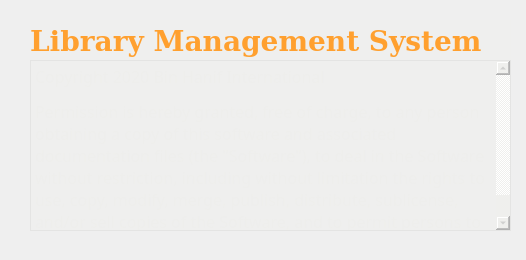
<?xml version="1.0" encoding="UTF-8"?>
<ui version="4.0">
 <class>MainWindow</class>
 <widget class="QMainWindow" name="MainWindow">
  <property name="geometry">
   <rect>
    <x>0</x>
    <y>0</y>
    <width>526</width>
    <height>260</height>
   </rect>
  </property>
  <property name="minimumSize">
   <size>
    <width>0</width>
    <height>0</height>
   </size>
  </property>
  <property name="maximumSize">
   <size>
    <width>880</width>
    <height>420</height>
   </size>
  </property>
  <property name="windowTitle">
   <string>Splash screen - Omar Othman</string>
  </property>
  <property name="styleSheet">
   <string notr="true">QToolTip
{
    border: 1px solid #76797C;
    background-color: rgb(90, 102, 117);;
    color: white;
    padding: 5px;
    opacity: 200;
}

QWidget
{
    color: #eff0f1;
    background-color: #31363b;
    selection-background-color:#3daee9;
    selection-color: #eff0f1;
    background-clip: border;
    border-image: none;
    border: 0px transparent black;
    outline: 0;
}

QWidget:item:hover
{
    background-color: #18465d;
    color: #eff0f1;
}

QWidget:item:selected
{
    background-color: #18465d;
}

QCheckBox
{
    spacing: 5px;
    outline: none;
    color: #eff0f1;
    margin-bottom: 2px;
}

QCheckBox:disabled
{
    color: #76797C;
}

QCheckBox::indicator,
QGroupBox::indicator
{
    width: 18px;
    height: 18px;
}
QGroupBox::indicator
{
    margin-left: 2px;
}

QCheckBox::indicator:unchecked
{
    image: url(:/qss_icons/rc/checkbox_unchecked.png);
}

QCheckBox::indicator:unchecked:hover,
QCheckBox::indicator:unchecked:focus,
QCheckBox::indicator:unchecked:pressed,
QGroupBox::indicator:unchecked:hover,
QGroupBox::indicator:unchecked:focus,
QGroupBox::indicator:unchecked:pressed
{
  border: none;
    image: url(:/qss_icons/rc/checkbox_unchecked_focus.png);
}

QCheckBox::indicator:checked
{
    image: url(:/qss_icons/rc/checkbox_checked.png);
}

QCheckBox::indicator:checked:hover,
QCheckBox::indicator:checked:focus,
QCheckBox::indicator:checked:pressed,
QGroupBox::indicator:checked:hover,
QGroupBox::indicator:checked:focus,
QGroupBox::indicator:checked:pressed
{
  border: none;
    image: url(:/qss_icons/rc/checkbox_checked_focus.png);
}


QCheckBox::indicator:indeterminate
{
    image: url(:/qss_icons/rc/checkbox_indeterminate.png);
}

QCheckBox::indicator:indeterminate:focus,
QCheckBox::indicator:indeterminate:hover,
QCheckBox::indicator:indeterminate:pressed
{
    image: url(:/qss_icons/rc/checkbox_indeterminate_focus.png);
}

QCheckBox::indicator:checked:disabled,
QGroupBox::indicator:checked:disabled
{
    image: url(:/qss_icons/rc/checkbox_checked_disabled.png);
}

QCheckBox::indicator:unchecked:disabled,
QGroupBox::indicator:unchecked:disabled
{
    image: url(:/qss_icons/rc/checkbox_unchecked_disabled.png);
}

QRadioButton
{
    spacing: 5px;
    outline: none;
    color: #eff0f1;
    margin-bottom: 2px;
}

QRadioButton:disabled
{
    color: #76797C;
}
QRadioButton::indicator
{
    width: 21px;
    height: 21px;
}

QRadioButton::indicator:unchecked
{
    image: url(:/qss_icons/rc/radio_unchecked.png);
}


QRadioButton::indicator:unchecked:hover,
QRadioButton::indicator:unchecked:focus,
QRadioButton::indicator:unchecked:pressed
{
    border: none;
    outline: none;
    image: url(:/qss_icons/rc/radio_unchecked_focus.png);
}

QRadioButton::indicator:checked
{
    border: none;
    outline: none;
    image: url(:/qss_icons/rc/radio_checked.png);
}

QRadioButton::indicator:checked:hover,
QRadioButton::indicator:checked:focus,
QRadioButton::indicator:checked:pressed
{
    border: none;
    outline: none;
    image: url(:/qss_icons/rc/radio_checked_focus.png);
}

QRadioButton::indicator:checked:disabled
{
    outline: none;
    image: url(:/qss_icons/rc/radio_checked_disabled.png);
}

QRadioButton::indicator:unchecked:disabled
{
    image: url(:/qss_icons/rc/radio_unchecked_disabled.png);
}


QMenuBar
{
    background-color: #31363b;
    color: #eff0f1;
}

QMenuBar::item
{
    background: transparent;
}

QMenuBar::item:selected
{
    background: transparent;
    border: 1px solid #76797C;
}

QMenuBar::item:pressed
{
    border: 1px solid #76797C;
    background-color: #3daee9;
    color: #eff0f1;
    margin-bottom:-1px;
    padding-bottom:1px;
}

QMenu
{
    border: 1px solid #76797C;
    color: #eff0f1;
    margin: 2px;
}

QMenu::icon
{
    margin: 5px;
}

QMenu::item
{
    padding: 5px 30px 5px 30px;
    border: 1px solid transparent; /* reserve space for selection border */
}

QMenu::item:selected
{
    color: #eff0f1;
}

QMenu::separator {
    height: 2px;
    background: lightblue;
    margin-left: 10px;
    margin-right: 5px;
}

QMenu::indicator {
    width: 18px;
    height: 18px;
}

/* non-exclusive indicator = check box style indicator
   (see QActionGroup::setExclusive) */
QMenu::indicator:non-exclusive:unchecked {
    image: url(:/qss_icons/rc/checkbox_unchecked.png);
}

QMenu::indicator:non-exclusive:unchecked:selected {
    image: url(:/qss_icons/rc/checkbox_unchecked_disabled.png);
}

QMenu::indicator:non-exclusive:checked {
    image: url(:/qss_icons/rc/checkbox_checked.png);
}

QMenu::indicator:non-exclusive:checked:selected {
    image: url(:/qss_icons/rc/checkbox_checked_disabled.png);
}

/* exclusive indicator = radio button style indicator (see QActionGroup::setExclusive) */
QMenu::indicator:exclusive:unchecked {
    image: url(:/qss_icons/rc/radio_unchecked.png);
}

QMenu::indicator:exclusive:unchecked:selected {
    image: url(:/qss_icons/rc/radio_unchecked_disabled.png);
}

QMenu::indicator:exclusive:checked {
    image: url(:/qss_icons/rc/radio_checked.png);
}

QMenu::indicator:exclusive:checked:selected {
    image: url(:/qss_icons/rc/radio_checked_disabled.png);
}

QMenu::right-arrow {
    margin: 5px;
    image: url(:/qss_icons/rc/right_arrow.png)
}


QWidget:disabled
{
    color: #454545;
    background-color: #31363b;
}

QAbstractItemView
{
    alternate-background-color: #31363b;
    color: #eff0f1;
    border: 1px solid 3A3939;
    border-radius: 2px;
}

QWidget:focus, QMenuBar:focus
{
    border: 1px solid #3daee9;
}

QTabWidget:focus, QCheckBox:focus, QRadioButton:focus, QSlider:focus
{
    border: none;
}

QLineEdit
{
    background-color: #232629;
    padding: 5px;
    border-style: solid;
    border: 1px solid #76797C;
    border-radius: 2px;
    color: #eff0f1;
}

QAbstractItemView QLineEdit
{
    padding: 0;
}

QGroupBox {
    border:1px solid #76797C;
    border-radius: 2px;
    margin-top: 20px;
}

QGroupBox::title {
    subcontrol-origin: margin;
    subcontrol-position: top center;
    padding-left: 10px;
    padding-right: 10px;
    padding-top: 10px;
}

QAbstractScrollArea
{
    border-radius: 2px;
    border: 1px solid #76797C;
    background-color: transparent;
}

QScrollBar:horizontal
{
    height: 15px;
    margin: 3px 15px 3px 15px;
    border: 1px transparent #2A2929;
    border-radius: 4px;
    background-color: #2A2929;
}

QScrollBar::handle:horizontal
{
    background-color: #605F5F;
    min-width: 5px;
    border-radius: 4px;
}

QScrollBar::add-line:horizontal
{
    margin: 0px 3px 0px 3px;
    border-image: url(:/qss_icons/rc/right_arrow_disabled.png);
    width: 10px;
    height: 10px;
    subcontrol-position: right;
    subcontrol-origin: margin;
}

QScrollBar::sub-line:horizontal
{
    margin: 0px 3px 0px 3px;
    border-image: url(:/qss_icons/rc/left_arrow_disabled.png);
    height: 10px;
    width: 10px;
    subcontrol-position: left;
    subcontrol-origin: margin;
}

QScrollBar::add-line:horizontal:hover,QScrollBar::add-line:horizontal:on
{
    border-image: url(:/qss_icons/rc/right_arrow.png);
    height: 10px;
    width: 10px;
    subcontrol-position: right;
    subcontrol-origin: margin;
}


QScrollBar::sub-line:horizontal:hover, QScrollBar::sub-line:horizontal:on
{
    border-image: url(:/qss_icons/rc/left_arrow.png);
    height: 10px;
    width: 10px;
    subcontrol-position: left;
    subcontrol-origin: margin;
}

QScrollBar::up-arrow:horizontal, QScrollBar::down-arrow:horizontal
{
    background: none;
}


QScrollBar::add-page:horizontal, QScrollBar::sub-page:horizontal
{
    background: none;
}

QScrollBar:vertical
{
    background-color: #2A2929;
    width: 15px;
    margin: 15px 3px 15px 3px;
    border: 1px transparent #2A2929;
    border-radius: 4px;
}

QScrollBar::handle:vertical
{
    background-color: #605F5F;
    min-height: 5px;
    border-radius: 4px;
}

QScrollBar::sub-line:vertical
{
    margin: 3px 0px 3px 0px;
    border-image: url(:/qss_icons/rc/up_arrow_disabled.png);
    height: 10px;
    width: 10px;
    subcontrol-position: top;
    subcontrol-origin: margin;
}

QScrollBar::add-line:vertical
{
    margin: 3px 0px 3px 0px;
    border-image: url(:/qss_icons/rc/down_arrow_disabled.png);
    height: 10px;
    width: 10px;
    subcontrol-position: bottom;
    subcontrol-origin: margin;
}

QScrollBar::sub-line:vertical:hover,QScrollBar::sub-line:vertical:on
{

    border-image: url(:/qss_icons/rc/up_arrow.png);
    height: 10px;
    width: 10px;
    subcontrol-position: top;
    subcontrol-origin: margin;
}


QScrollBar::add-line:vertical:hover, QScrollBar::add-line:vertical:on
{
    border-image: url(:/qss_icons/rc/down_arrow.png);
    height: 10px;
    width: 10px;
    subcontrol-position: bottom;
    subcontrol-origin: margin;
}

QScrollBar::up-arrow:vertical, QScrollBar::down-arrow:vertical
{
    background: none;
}


QScrollBar::add-page:vertical, QScrollBar::sub-page:vertical
{
    background: none;
}

QTextEdit
{
    background-color: #232629;
    color: #eff0f1;
    border: 1px solid #76797C;
}

QPlainTextEdit
{
    background-color: #232629;;
    color: #eff0f1;
    border-radius: 2px;
    border: 1px solid #76797C;
}

QHeaderView::section
{
    background-color: #76797C;
    color: #eff0f1;
    padding: 5px;
    border: 1px solid #76797C;
}

QSizeGrip {
    image: url(:/qss_icons/rc/sizegrip.png);
    width: 12px;
    height: 12px;
}


QMainWindow::separator
{
    background-color: #31363b;
    color: white;
    padding-left: 4px;
    spacing: 2px;
    border: 1px dashed #76797C;
}

QMainWindow::separator:hover
{

    background-color: #787876;
    color: white;
    padding-left: 4px;
    border: 1px solid #76797C;
    spacing: 2px;
}


QMenu::separator
{
    height: 1px;
    background-color: #76797C;
    color: white;
    padding-left: 4px;
    margin-left: 10px;
    margin-right: 5px;
}


QFrame
{
    border-radius: 2px;
    border: 1px solid #76797C;
}

QFrame[frameShape=&quot;0&quot;]
{
    border-radius: 2px;
    border: 1px transparent #76797C;
}

QStackedWidget
{
    border: 1px transparent black;
}

QToolBar {
    border: 1px transparent #393838;
    background: 1px solid #31363b;
    font-weight: bold;
}

QToolBar::handle:horizontal {
    image: url(:/qss_icons/rc/Hmovetoolbar.png);
}
QToolBar::handle:vertical {
    image: url(:/qss_icons/rc/Vmovetoolbar.png);
}
QToolBar::separator:horizontal {
    image: url(:/qss_icons/rc/Hsepartoolbar.png);
}
QToolBar::separator:vertical {
    image: url(:/qss_icons/rc/Vsepartoolbar.png);
}
QToolButton#qt_toolbar_ext_button {
    background: #58595a
}

QPushButton
{
    color: #eff0f1;
    background-color: #31363b;
    border-width: 1px;
    border-color: #76797C;
    border-style: solid;
    padding: 5px;
    border-radius: 2px;
    outline: none;
}

QPushButton:disabled
{
    background-color: #31363b;
    border-width: 1px;
    border-color: #454545;
    border-style: solid;
    padding-top: 5px;
    padding-bottom: 5px;
    padding-left: 10px;
    padding-right: 10px;
    border-radius: 2px;
    color: #454545;
}

QPushButton:focus {
    background-color: #3daee9;
    color: white;
}

QPushButton:pressed
{
    background-color: #3daee9;
    padding-top: -15px;
    padding-bottom: -17px;
}

QComboBox
{
    selection-background-color: #3daee9;
    border-style: solid;
    border: 1px solid #76797C;
    border-radius: 2px;
    padding: 5px;
    min-width: 75px;
}

QPushButton:checked{
    background-color: #76797C;
    border-color: #6A6969;
}

QComboBox:hover,QPushButton:hover,QAbstractSpinBox:hover,QLineEdit:hover,QTextEdit:hover,QPlainTextEdit:hover,QAbstractView:hover,QTreeView:hover
{
    border: 1px solid #3daee9;
    color: #eff0f1;
}

QComboBox:on
{
    padding-top: 3px;
    padding-left: 4px;
    selection-background-color: #4a4a4a;
}

QComboBox QAbstractItemView
{
    background-color: #232629;
    border-radius: 2px;
    border: 1px solid #76797C;
    selection-background-color: #18465d;
}

QComboBox::drop-down
{
    subcontrol-origin: padding;
    subcontrol-position: top right;
    width: 15px;

    border-left-width: 0px;
    border-left-color: darkgray;
    border-left-style: solid;
    border-top-right-radius: 3px;
    border-bottom-right-radius: 3px;
}

QComboBox::down-arrow
{
    image: url(:/qss_icons/rc/down_arrow_disabled.png);
}

QComboBox::down-arrow:on, QComboBox::down-arrow:hover,
QComboBox::down-arrow:focus
{
    image: url(:/qss_icons/rc/down_arrow.png);
}

QAbstractSpinBox {
    padding: 5px;
    border: 1px solid #76797C;
    background-color: #232629;
    color: #eff0f1;
    border-radius: 2px;
    min-width: 75px;
}

QAbstractSpinBox:up-button
{
    background-color: transparent;
    subcontrol-origin: border;
    subcontrol-position: center right;
}

QAbstractSpinBox:down-button
{
    background-color: transparent;
    subcontrol-origin: border;
    subcontrol-position: center left;
}

QAbstractSpinBox::up-arrow,QAbstractSpinBox::up-arrow:disabled,QAbstractSpinBox::up-arrow:off {
    image: url(:/qss_icons/rc/up_arrow_disabled.png);
    width: 10px;
    height: 10px;
}
QAbstractSpinBox::up-arrow:hover
{
    image: url(:/qss_icons/rc/up_arrow.png);
}


QAbstractSpinBox::down-arrow,QAbstractSpinBox::down-arrow:disabled,QAbstractSpinBox::down-arrow:off
{
    image: url(:/qss_icons/rc/down_arrow_disabled.png);
    width: 10px;
    height: 10px;
}
QAbstractSpinBox::down-arrow:hover
{
    image: url(:/qss_icons/rc/down_arrow.png);
}


QLabel
{
    border: 0px solid black;
}

QTabWidget{
    border: 0px transparent black;
}

QTabWidget::pane {
    border: 1px solid #76797C;
    padding: 5px;
    margin: 0px;
}

QTabWidget::tab-bar {
    left: 5px; /* move to the right by 5px */
}

QTabBar
{
    qproperty-drawBase: 0;
    border-radius: 3px;
}

QTabBar:focus
{
    border: 0px transparent black;
}

QTabBar::close-button  {
    image: url(:/qss_icons/rc/close.png);
    background: transparent;
}

QTabBar::close-button:hover
{
    image: url(:/qss_icons/rc/close-hover.png);
    background: transparent;
}

QTabBar::close-button:pressed {
    image: url(:/qss_icons/rc/close-pressed.png);
    background: transparent;
}

/* TOP TABS */
QTabBar::tab:top {
    color: #eff0f1;
    border: 1px solid #76797C;
    border-bottom: 1px transparent black;
    background-color: #31363b;
    padding: 5px;
    min-width: 50px;
    border-top-left-radius: 2px;
    border-top-right-radius: 2px;
}

QTabBar::tab:top:!selected
{
    color: #eff0f1;
    background-color: #54575B;
    border: 1px solid #76797C;
    border-bottom: 1px transparent black;
    border-top-left-radius: 2px;
    border-top-right-radius: 2px;
}

QTabBar::tab:top:!selected:hover {
    background-color: #3daee9;
}

/* BOTTOM TABS */
QTabBar::tab:bottom {
    color: #eff0f1;
    border: 1px solid #76797C;
    border-top: 1px transparent black;
    background-color: #31363b;
    padding: 5px;
    border-bottom-left-radius: 2px;
    border-bottom-right-radius: 2px;
    min-width: 50px;
}

QTabBar::tab:bottom:!selected
{
    color: #eff0f1;
    background-color: #54575B;
    border: 1px solid #76797C;
    border-top: 1px transparent black;
    border-bottom-left-radius: 2px;
    border-bottom-right-radius: 2px;
}

QTabBar::tab:bottom:!selected:hover {
    background-color: #3daee9;
}

/* LEFT TABS */
QTabBar::tab:left {
    color: #eff0f1;
    border: 1px solid #76797C;
    border-left: 1px transparent black;
    background-color: #31363b;
    padding: 5px;
    border-top-right-radius: 2px;
    border-bottom-right-radius: 2px;
    min-height: 50px;
}

QTabBar::tab:left:!selected
{
    color: #eff0f1;
    background-color: #54575B;
    border: 1px solid #76797C;
    border-left: 1px transparent black;
    border-top-right-radius: 2px;
    border-bottom-right-radius: 2px;
}

QTabBar::tab:left:!selected:hover {
    background-color: #3daee9;
}


/* RIGHT TABS */
QTabBar::tab:right {
    color: #eff0f1;
    border: 1px solid #76797C;
    border-right: 1px transparent black;
    background-color: #31363b;
    padding: 5px;
    border-top-left-radius: 2px;
    border-bottom-left-radius: 2px;
    min-height: 50px;
}

QTabBar::tab:right:!selected
{
    color: #eff0f1;
    background-color: #54575B;
    border: 1px solid #76797C;
    border-right: 1px transparent black;
    border-top-left-radius: 2px;
    border-bottom-left-radius: 2px;
}

QTabBar::tab:right:!selected:hover {
    background-color: #3daee9;
}

QTabBar QToolButton::right-arrow:enabled {
     image: url(:/qss_icons/rc/right_arrow.png);
 }

 QTabBar QToolButton::left-arrow:enabled {
     image: url(:/qss_icons/rc/left_arrow.png);
 }

QTabBar QToolButton::right-arrow:disabled {
     image: url(:/qss_icons/rc/right_arrow_disabled.png);
 }

 QTabBar QToolButton::left-arrow:disabled {
     image: url(:/qss_icons/rc/left_arrow_disabled.png);
 }


QDockWidget {
    background: #31363b;
    border: 1px solid #403F3F;
    titlebar-close-icon: url(:/qss_icons/rc/close.png);
    titlebar-normal-icon: url(:/qss_icons/rc/undock.png);
}

QDockWidget::close-button, QDockWidget::float-button {
    border: 1px solid transparent;
    border-radius: 2px;
    background: transparent;
}

QDockWidget::close-button:hover, QDockWidget::float-button:hover {
    background: rgba(255, 255, 255, 10);
}

QDockWidget::close-button:pressed, QDockWidget::float-button:pressed {
    padding: 1px -1px -1px 1px;
    background: rgba(255, 255, 255, 10);
}

QTreeView, QListView
{
    border: 1px solid #76797C;
    background-color: #232629;
}

QTreeView:branch:selected, QTreeView:branch:hover
{
    background: url(:/qss_icons/rc/transparent.png);
}

QTreeView::branch:has-siblings:!adjoins-item {
    border-image: url(:/qss_icons/rc/transparent.png);
}

QTreeView::branch:has-siblings:adjoins-item {
    border-image: url(:/qss_icons/rc/transparent.png);
}

QTreeView::branch:!has-children:!has-siblings:adjoins-item {
    border-image: url(:/qss_icons/rc/transparent.png);
}

QTreeView::branch:has-children:!has-siblings:closed,
QTreeView::branch:closed:has-children:has-siblings {
    image: url(:/qss_icons/rc/branch_closed.png);
}

QTreeView::branch:open:has-children:!has-siblings,
QTreeView::branch:open:has-children:has-siblings  {
    image: url(:/qss_icons/rc/branch_open.png);
}

QTreeView::branch:has-children:!has-siblings:closed:hover,
QTreeView::branch:closed:has-children:has-siblings:hover {
    image: url(:/qss_icons/rc/branch_closed-on.png);
    }

QTreeView::branch:open:has-children:!has-siblings:hover,
QTreeView::branch:open:has-children:has-siblings:hover  {
    image: url(:/qss_icons/rc/branch_open-on.png);
    }

QListView::item:!selected:hover, QTreeView::item:!selected:hover  {
    background: #18465d;
    outline: 0;
    color: #eff0f1
}

QListView::item:selected:hover, QTreeView::item:selected:hover  {
    background: #287399;
    color: #eff0f1;
}

QTreeView::indicator:checked, QListView::indicator:checked
{
    image: url(:/qss_icons/rc/checkbox_checked.png);
}

QTreeView::indicator:checked, QListView::indicator:checked
{
    image: url(:/qss_icons/rc/checkbox_unchecked.png);
}

QTreeView::indicator:checked:hover,
QTreeView::indicator:checked:focus,
QTreeView::indicator:checked:pressed,
QListView::indicator:checked:hover,
QListView::indicator:checked:focus,
QListView::indicator:checked:pressed
{
    image: url(:/qss_icons/rc/checkbox_checked_focus.png);
}

QTreeView::indicator:unchecked:hover,
QTreeView::indicator:unchecked:focus,
QTreeView::indicator:unchecked:pressed,
QListView::indicator:unchecked:hover,
QListView::indicator:unchecked:focus,
QListView::indicator:unchecked:pressed
{
    image: url(:/qss_icons/rc/checkbox_unchecked_focus.png);
}

QSlider::groove:horizontal {
    border: 1px solid #565a5e;
    height: 4px;
    background: #565a5e;
    margin: 0px;
    border-radius: 2px;
}

QSlider::handle:horizontal {
    background: #232629;
    border: 1px solid #565a5e;
    width: 16px;
    height: 16px;
    margin: -8px 0;
    border-radius: 9px;
}

QSlider::groove:vertical {
    border: 1px solid #565a5e;
    width: 4px;
    background: #565a5e;
    margin: 0px;
    border-radius: 3px;
}

QSlider::handle:vertical {
    background: #232629;
    border: 1px solid #565a5e;
    width: 16px;
    height: 16px;
    margin: 0 -8px;
    border-radius: 9px;
}

QToolButton {
    background-color: transparent;
    border: 1px transparent #76797C;
    border-radius: 2px;
    margin: 3px;
    padding: 5px;
}

QToolButton[popupMode=&quot;1&quot;] { /* only for MenuButtonPopup */
 padding-right: 20px; /* make way for the popup button */
 border: 1px #76797C;
 border-radius: 5px;
}

QToolButton[popupMode=&quot;2&quot;] { /* only for InstantPopup */
 padding-right: 10px; /* make way for the popup button */
 border: 1px #76797C;
}


QToolButton:hover, QToolButton::menu-button:hover {
    background-color: transparent;
    border: 1px solid #3daee9;
    padding: 5px;
}

QToolButton:checked, QToolButton:pressed,
        QToolButton::menu-button:pressed {
    background-color: #3daee9;
    border: 1px solid #3daee9;
    padding: 5px;
}

/* the subcontrol below is used only in the InstantPopup or DelayedPopup mode */
QToolButton::menu-indicator {
    image: url(:/qss_icons/rc/down_arrow.png);
    top: -7px; left: -2px; /* shift it a bit */
}

/* the subcontrols below are used only in the MenuButtonPopup mode */
QToolButton::menu-button {
    border: 1px transparent #76797C;
    border-top-right-radius: 6px;
    border-bottom-right-radius: 6px;
    /* 16px width + 4px for border = 20px allocated above */
    width: 16px;
    outline: none;
}

QToolButton::menu-arrow {
    image: url(:/qss_icons/rc/down_arrow.png);
}

QToolButton::menu-arrow:open {
    border: 1px solid #76797C;
}

QPushButton::menu-indicator  {
    subcontrol-origin: padding;
    subcontrol-position: bottom right;
    left: 8px;
}

QTableView
{
    border: 1px solid #76797C;
    gridline-color: #31363b;
    background-color: #232629;
}


QTableView, QHeaderView
{
    border-radius: 0px;
}

QTableView::item:pressed, QListView::item:pressed, QTreeView::item:pressed  {
    background: #18465d;
    color: #eff0f1;
}

QTableView::item:selected:active, QTreeView::item:selected:active, QListView::item:selected:active  {
    background: #287399;
    color: #eff0f1;
}


QHeaderView
{
    background-color: #31363b;
    border: 1px transparent;
    border-radius: 0px;
    margin: 0px;
    padding: 0px;

}

QHeaderView::section  {
    background-color: #31363b;
    color: #eff0f1;
    padding: 5px;
    border: 1px solid #76797C;
    border-radius: 0px;
    text-align: center;
}

QHeaderView::section::vertical::first, QHeaderView::section::vertical::only-one
{
    border-top: 1px solid #76797C;
}

QHeaderView::section::vertical
{
    border-top: transparent;
}

QHeaderView::section::horizontal::first, QHeaderView::section::horizontal::only-one
{
    border-left: 1px solid #76797C;
}

QHeaderView::section::horizontal
{
    border-left: transparent;
}


QHeaderView::section:checked
 {
    color: white;
    background-color: #334e5e;
 }

 /* style the sort indicator */
QHeaderView::down-arrow {
    image: url(:/qss_icons/rc/down_arrow.png);
}

QHeaderView::up-arrow {
    image: url(:/qss_icons/rc/up_arrow.png);
}


QTableCornerButton::section {
    background-color: #31363b;
    border: 1px transparent #76797C;
    border-radius: 0px;
}

QToolBox  {
    padding: 5px;
    border: 1px transparent black;
}

QToolBox::tab {
    color: #eff0f1;
    background-color: #31363b;
    border: 1px solid #76797C;
    border-bottom: 1px transparent #31363b;
    border-top-left-radius: 5px;
    border-top-right-radius: 5px;
}

QToolBox::tab:selected { /* italicize selected tabs */
    font: italic;
    background-color: #31363b;
    border-color: #3daee9;
 }

QStatusBar::item {
    border: 0px transparent dark;
 }


QFrame[height=&quot;3&quot;], QFrame[width=&quot;3&quot;] {
    background-color: #76797C;
}


QSplitter::handle {
    border: 1px dashed #76797C;
}

QSplitter::handle:hover {
    background-color: #787876;
    border: 1px solid #76797C;
}

QSplitter::handle:horizontal {
    width: 1px;
}

QSplitter::handle:vertical {
    height: 1px;
}

QProgressBar {
    border: 1px solid #76797C;
    border-radius: 5px;
    text-align: center;
}

QProgressBar::chunk {
    background-color: #05B8CC;
}

QDateEdit
{
    selection-background-color: #3daee9;
    border-style: solid;
    border: 1px solid #3375A3;
    border-radius: 2px;
    padding: 1px;
    min-width: 75px;
}

QDateEdit:on
{
    padding-top: 3px;
    padding-left: 4px;
    selection-background-color: #4a4a4a;
}

QDateEdit QAbstractItemView
{
    background-color: #232629;
    border-radius: 2px;
    border: 1px solid #3375A3;
    selection-background-color: #3daee9;
}

QDateEdit::drop-down
{
    subcontrol-origin: padding;
    subcontrol-position: top right;
    width: 15px;
    border-left-width: 0px;
    border-left-color: darkgray;
    border-left-style: solid;
    border-top-right-radius: 3px;
    border-bottom-right-radius: 3px;
}

QDateEdit::down-arrow
{
    image: url(:/qss_icons/rc/down_arrow_disabled.png);
}

QDateEdit::down-arrow:on, QDateEdit::down-arrow:hover,
QDateEdit::down-arrow:focus
{
    image: url(:/qss_icons/rc/down_arrow.png);
}</string>
  </property>
  <widget class="QWidget" name="centralwidget">
   <widget class="QLabel" name="splah_image">
    <property name="geometry">
     <rect>
      <x>-240</x>
      <y>-100</y>
      <width>1001</width>
      <height>361</height>
     </rect>
    </property>
    <property name="styleSheet">
     <string notr="true">background-image: url(:/i/splash.png);</string>
    </property>
    <property name="text">
     <string/>
    </property>
   </widget>
   <widget class="QProgressBar" name="progressBar">
    <property name="geometry">
     <rect>
      <x>0</x>
      <y>240</y>
      <width>521</width>
      <height>8</height>
     </rect>
    </property>
    <property name="styleSheet">
     <string notr="true">QProgressBar{
    border: none;
    background-color: transparent;
}

QProgressBar::chunk {
    background-color: rgb(255,160,47);
    width: 10px;
    
}</string>
    </property>
    <property name="value">
     <number>0</number>
    </property>
    <property name="textVisible">
     <bool>false</bool>
    </property>
   </widget>
   <widget class="QLabel" name="label">
    <property name="geometry">
     <rect>
      <x>30</x>
      <y>20</y>
      <width>481</width>
      <height>41</height>
     </rect>
    </property>
    <property name="font">
     <font>
      <family>DejaVu Serif</family>
      <pointsize>21</pointsize>
      <weight>75</weight>
      <bold>true</bold>
     </font>
    </property>
    <property name="styleSheet">
     <string notr="true">color: rgb(255,160,47);
background-color: rgb(238, 238, 236, 50);;</string>
    </property>
    <property name="text">
     <string>Library Management System</string>
    </property>
   </widget>
   <widget class="QTextEdit" name="textEdit">
    <property name="enabled">
     <bool>false</bool>
    </property>
    <property name="geometry">
     <rect>
      <x>30</x>
      <y>60</y>
      <width>481</width>
      <height>171</height>
     </rect>
    </property>
    <property name="font">
     <font>
      <family>Abyssinica SIL</family>
      <pointsize>16</pointsize>
     </font>
    </property>
    <property name="styleSheet">
     <string notr="true">background-color: rgb(238, 238, 236, 50);
border-color: transparent;
</string>
    </property>
    <property name="html">
     <string>&lt;!DOCTYPE HTML PUBLIC &quot;-//W3C//DTD HTML 4.0//EN&quot; &quot;http://www.w3.org/TR/REC-html40/strict.dtd&quot;&gt;
&lt;html&gt;&lt;head&gt;&lt;meta name=&quot;qrichtext&quot; content=&quot;1&quot; /&gt;&lt;style type=&quot;text/css&quot;&gt;
p, li { white-space: pre-wrap; }
&lt;/style&gt;&lt;/head&gt;&lt;body style=&quot; font-family:'Abyssinica SIL'; font-size:16pt; font-weight:400; font-style:normal;&quot;&gt;
&lt;p style=&quot; margin-top:12px; margin-bottom:12px; margin-left:0px; margin-right:0px; -qt-block-indent:0; text-indent:0px;&quot;&gt;&lt;span style=&quot; font-family:'Ubuntu'; font-size:12pt; color:#eeeeec;&quot;&gt;Copyright 2020 Bin Hanif International &lt;/span&gt;&lt;/p&gt;
&lt;p style=&quot; margin-top:12px; margin-bottom:12px; margin-left:0px; margin-right:0px; -qt-block-indent:0; text-indent:0px;&quot;&gt;&lt;span style=&quot; font-family:'Ubuntu'; font-size:12pt; color:#eeeeec;&quot;&gt;Permission is hereby granted, free of charge, to any person obtaining a copy of this software and associated documentation files (the &amp;quot;Software&amp;quot;), to deal in the Software without restriction, including without limitation the rights to use, copy, modify, merge, publish, distribute, sublicense, and/or sell copies of the Software, and to permit persons to whom the Software is furnished to do so, subjected.&lt;/span&gt;&lt;/p&gt;&lt;/body&gt;&lt;/html&gt;</string>
    </property>
   </widget>
  </widget>
 </widget>
 <resources>
  <include location="icons.qrc"/>
 </resources>
 <connections/>
</ui>
